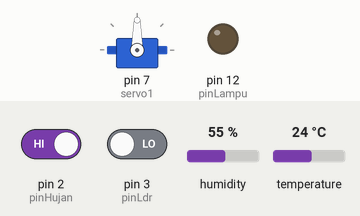
This sketch was run on a simulated Arduino Uno, built with avr-gcc and run on an emulated ATmega328P. Shown: servo, output pins drawn as LEDs (lit = HIGH). The inputs (shaded band) are chosen by the test bench; at power-on: pin 2 (pinHujan) HIGH, pin 3 (pinLdr) LOW, humidity 55 %, temperature 24 °C. What the sketch prints to the serial monitor is not drawn.

Above: at 4.2 s.
4.3 s: pin 2 (pinHujan) driven LOW
At 7.5 s:
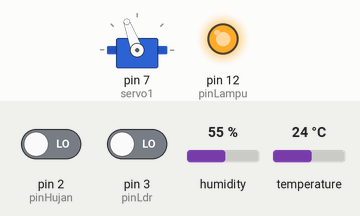
8.4 s: pin 2 (pinHujan) driven HIGH
At 9.7 s:
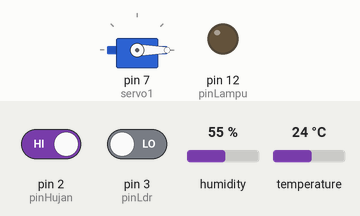
12.5 s: pin 3 (pinLdr) driven HIGH
At 13.1 s:
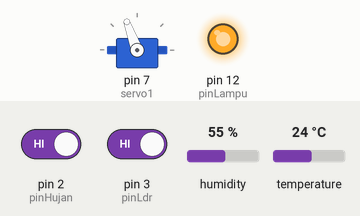
16.6 s: pin 3 (pinLdr) driven LOW
At 19.9 s:
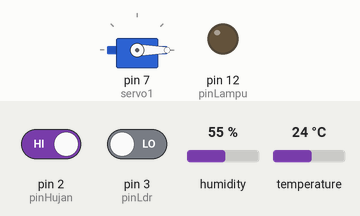
Timing chart, 0 to 21.4 s (numbered marks = the images above; inputs shaded):
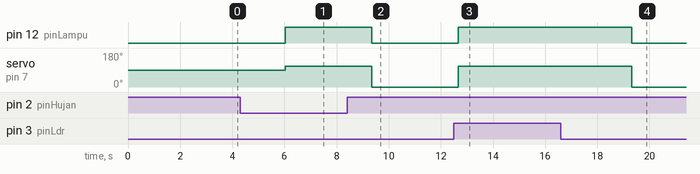

Measured:
- after the input at 4.3 s, pin 12 (pinLampu): LOW → HIGH after 1.7 s; servo on pin 7 (servo1): 90° → 110° after 1.7 s
- after the input at 8.4 s, pin 12 (pinLampu): HIGH → LOW after 0.95 s; servo on pin 7 (servo1): 110° → 0° after 0.95 s
- after the input at 12.5 s, pin 12 (pinLampu): LOW → HIGH after 0.17 s; servo on pin 7 (servo1): 0° → 110° after 0.17 s
- after the input at 16.6 s, pin 12 (pinLampu): HIGH → LOW after 2.7 s; servo on pin 7 (servo1): 110° → 0° after 2.7 s

The sketch:

sketch.ino
```cpp
#include <Servo.h>
#include <DHT.h>
#define Type DHT11
Servo servo1;
const int pinHujan = 2;
const int pinLdr = 3;
const int pinLampu = 12;
const int pinDht = 10;

DHT SK(pinDht,Type);
float kelembaban;
float suhu;
int deras, cahaya;
int tutup = 110;
int buka = 0;

void setup() {
  Serial.begin(9600);
  SK.begin();
  servo1.attach(7);
  delay (3000);

  pinMode(pinHujan, INPUT);
  pinMode(pinLdr, INPUT);
  pinMode(pinLampu, OUTPUT);

}

void loop() {

  kelembaban = SK.readHumidity();
  suhu = SK.readTemperature();
  Serial.print("suhu:");
  Serial.print(suhu);
  Serial.print ("\nkelembaban:");
  Serial.print (kelembaban);
  delay (3000);

  deras = digitalRead(pinHujan);
  cahaya = digitalRead(pinLdr);
  //sensor hujan, jika hujan bernilai = 0 dan jika tidak bernilai = 1
  //sensor cahaya, jika bercahaya bernilai = 1 dan jika tidak bercahaya = 0

  //kondisi hujan dan mendung
  if (deras == 0 && cahaya == 1)
  {
    servo1.write(tutup);
    digitalWrite(pinLampu, HIGH);
  }

  //kondisi hujan dan terang
  else if(deras == 0 && cahaya == 0 )
  {
    servo1.write(tutup);
    digitalWrite(pinLampu, HIGH);
  }

  //kondisi tidak hujan dan mendung
  else if (deras == 1 && cahaya == 1)
  {
    servo1.write(tutup);
    digitalWrite(pinLampu, HIGH);
  }

  //konsidi tidak hujan dan tidak mendung
  else if (deras == 1 && cahaya == 0 )
  {
    servo1.write(buka);
    digitalWrite(pinLampu, LOW);
  }
  delay(300);
}
```
